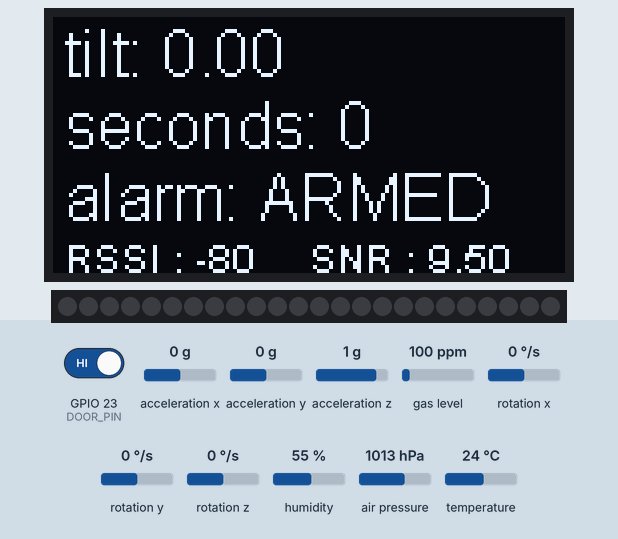
A sketch run on a simulated ESP32. Parts: 128×64 one-colour display, 24 RGB LEDs in strip order, left to right. Inputs (shaded band) come from the test bench; at power-on: acceleration x 0 g, acceleration y 0 g, acceleration z 1 g, GPIO 23 (DOOR_PIN) HIGH, gas level 100 ppm, rotation x 0 °/s, rotation y 0 °/s, rotation z 0 °/s, humidity 55 %, air pressure 1013 hPa, temperature 24 °C. What the sketch prints to the serial monitor is not drawn.

Above: at 4.5 s.
4.6 s: acceleration x set to -1.4 g
At 15.9 s:
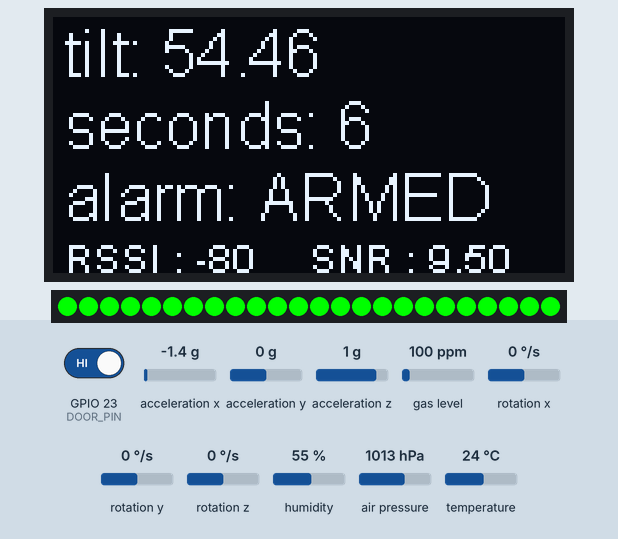
16.0 s: acceleration y set to -1.4 g
At 17.2 s:
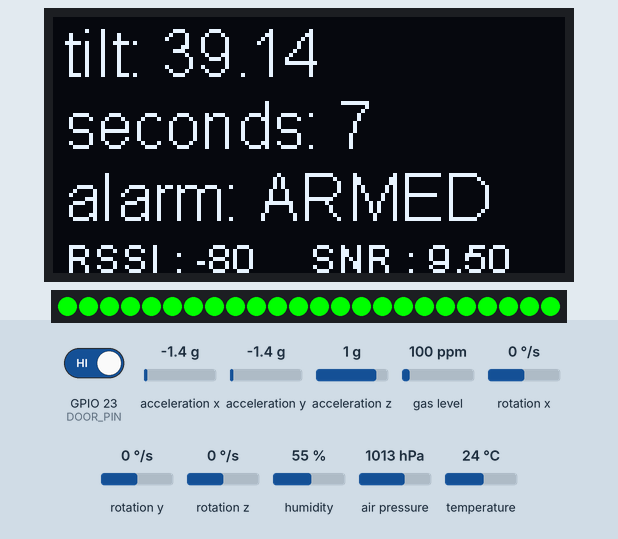
18.0 s: acceleration z set to -1.4 g
At 18.9 s:
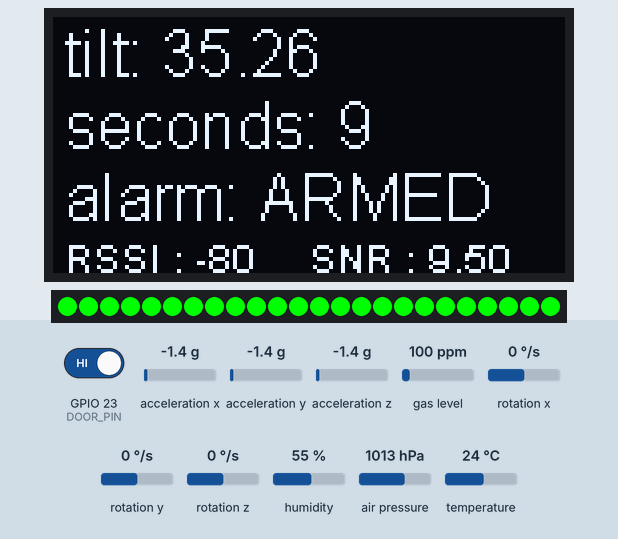
20.0 s: acceleration x set to 0 g
At 21.3 s:
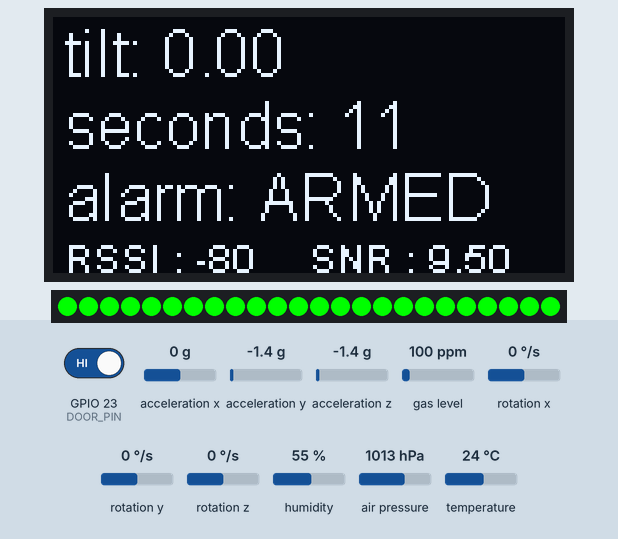
27.6 s: acceleration x set to -0.8 g
At 29.8 s:
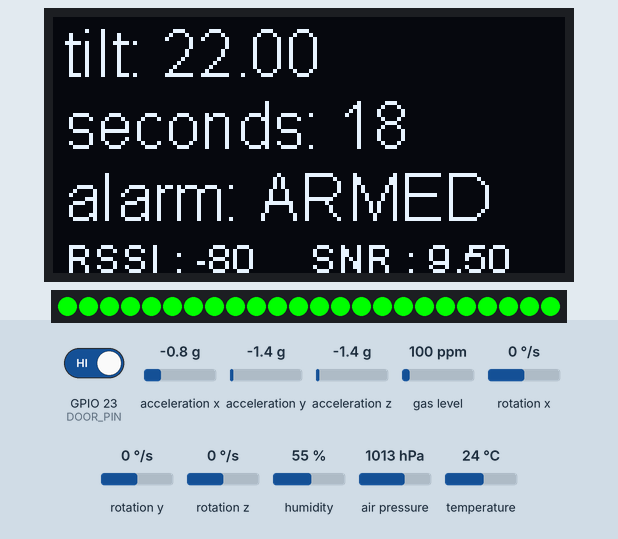
Timing chart, 0 to 31.3 s (numbered marks = the images above; inputs shaded):
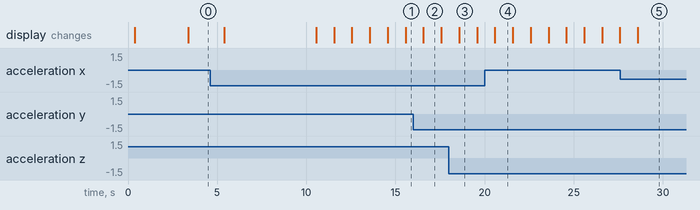

Measured:
- after the input at 4.6 s, the display: first changes after 0.79 s (image 1 shows a later state)
- what the display in image 2 shows lasts 1.0 s, from 16.6 s to 17.6 s

The sketch:

downstairs_sender.ino
```cpp
/*
  downstairs sender

  detects mailbox tilt, temperature, air pressure, sends to upstairs
  recieves LED commands

*/

// Board: Heltec WiFi LoRa 32(V2)
// pinout https://github.com/Heltec-Aaron-Lee/WiFi_Kit_series/blob/master/PinoutDiagram/WIFI_LoRa_32_V2.pdf

#include <Wire.h>
//https://heltec-automation-docs.readthedocs.io/en/latest/esp32/quick_start.html
#include "heltec.h"


#include "FastLED.h"

#include <MPU6050_tockn.h>
#include "Adafruit_BME680.h"


//timing:
unsigned long lastSendTime = 0;        // last send time
unsigned long lastSecond = 0;        // use for second ticker

unsigned long  interval_ms = (unsigned long)5050L;          // interval between sends

unsigned long mail_seconds = 0; // seconds since mail indicator was lit
float mail_timeout_hrs = 10; // time out mail indicator after this many hours lit
int mail_delay_sec = 0;    // Light mail indicator after this many seconds
int mail_open_seconds = 0;  // open mailbox this many seconds before starting mail count.
#define MAIL_OPEN_SECONDS (5)  // open mailbox this many seconds before starting mail count.
float tilt_thresh_deg = 10.0; // tilt more than this to trigger mail sensor


// Pinout:
// FastLED data out
#define NEOPIXEL_PIN 13
//#define NEOPIXEL_PIN 0

// Put all I2C hardware on this bus.
#define PIN_SDA 4
#define PIN_SCL 15
// turn on this pin to enable 3.3 VEXT
#define VEXT_PIN 21
#define DOOR_PIN 23


//fastled
#define NUM_LEDS 24
CRGB leds[NUM_LEDS];


#define SEALEVELPRESSURE_HPA (1013.25)
//   Adafruit_BME680 (TwoWire *theWire=&Wire)
Adafruit_BME680 bme; // I2C

// MPU6050 9-dof sensor to get mailbox tilt
MPU6050 mpu6050(Wire);


// opcodes: temperature, angle x, barometric pressure, LED
// do gas after temp so max time to cool down?
#define TEMP_OP 0
#define BARO_OP 1
#define GASR_OP 2
#define HUMID_OP 3
#define MAIL_OP 4
#define ANGY_OP 5
#define SHAKE_OP 6
#define DOOR_OP 7

// for stater machine, cycle through sending op codes
int state = 0;
#define MAX_STATE 8


// LOra stuff
#define BAND    433E6  //you can set band here directly,e.g. 868E6,915E6

#define PACKET_BYTES 32
char lora_str[PACKET_BYTES];

String outgoing;              // outgoing message


byte localAddress = 0xBB;     // address of this device
byte destAddress = 0xFD;      // destination to send to


float max_shake = 0.;  // maximum mag acceleration since we last checked
float angle; // last detected y tilt

// set when garage door is open
int door_flag = 0;

void setup()
{
  char buff[PACKET_BYTES];

  //WIFI Kit series V1 not support Vext control
  Heltec.begin(true /*DisplayEnable Enable*/, true /*Heltec.LoRa Enable*/, true /*Serial Enable*/, true /*PABOOST Enable*/, BAND /*long BAND*/);

  // Turn on VEXT
  pinMode(VEXT_PIN, OUTPUT);
  digitalWrite(VEXT_PIN, LOW);


  // set up door sensor input
  pinMode(DOOR_PIN, INPUT_PULLUP);


  snprintf(buff, PACKET_BYTES, "addr:02x%, dest:%02x", localAddress, destAddress);
  Serial.println("downstairs:" + String(buff));


  Heltec.display->init();
  Heltec.display->flipScreenVertically();
  Heltec.display->setFont(ArialMT_Plain_16);
  Heltec.display->drawString(0, 0, "downstairs" );
  Heltec.display->drawString(0, 20, buff );
  Heltec.display->display();

  mpu6050.begin();
  mpu6050.calcGyroOffsets(true);

  if (!bme.begin()) {
    Serial.println("Could not find a valid BME680 sensor, check wiring!");
    //while (1);
  }


  // Set up oversampling and filter initialization
  bme.setTemperatureOversampling(BME680_OS_8X);
  bme.setHumidityOversampling(BME680_OS_2X);
  bme.setPressureOversampling(BME680_OS_4X);
  bme.setIIRFilterSize(BME680_FILTER_SIZE_3);
  bme.setGasHeater(320, 150); // 320*C for 150 ms


  FastLED.addLeds<NEOPIXEL, NEOPIXEL_PIN>(leds, NUM_LEDS);
  // turn off if on
  set_rgb(0,   0, 0);


}

void set_rgb(byte r, byte g, byte b) {
  int i = 0;
  for (i = 0;  i < NUM_LEDS; i++) {
    /*
        if (i < 4) {
          leds[i].setRGB(r, g, b);
        } else {
          leds[i].setRGB(0, 0, 0);

        }
    */
    leds[i].setRGB(r, g, b);

  }
  FastLED.show();
}

void send_next_msg() {
  Serial.print("sending state ");
  Serial.println(state);

  switch (state) {

    case TEMP_OP:
      if (! bme.performReading()) {
        Serial.println("Error reading BME");
        snprintf(lora_str, PACKET_BYTES, "temp: ERR" );
      }
      else {
        snprintf(lora_str, PACKET_BYTES, "temp: %4.1f", bme.temperature - 3.0 );
      }
      break;

    case ANGY_OP:


      snprintf(lora_str, PACKET_BYTES, "angy: % 5.2f", angle);
      break;

    case MAIL_OP:
      snprintf(lora_str, PACKET_BYTES, "mail: %5d", mail_seconds);
      break;


    case  BARO_OP:
      if (! bme.performReading()) {
        Serial.println("Error reading BME");
        snprintf(lora_str, PACKET_BYTES, "baro: ERR");
      }
      else {
        snprintf(lora_str, PACKET_BYTES, "baro: % 5.2f", bme.pressure / 100.0);
      }
      break;

    case  GASR_OP:
      if (! bme.performReading()) {
        Serial.println("Error reading BME GAS");
        snprintf(lora_str, PACKET_BYTES, "gasr: ERR");

      }
      else {
        snprintf(lora_str, PACKET_BYTES, "gasr: % 7.2f", bme.gas_resistance / 1000.0);
      }
      break;

    case  HUMID_OP:
      if (! bme.performReading()) {
        Serial.println("Error reading BME humid");
        snprintf(lora_str, PACKET_BYTES, "humid: ERR");
      } else {
        snprintf(lora_str, PACKET_BYTES, "humid: % 7.2f", bme.humidity );
      }
      break;

    case  SHAKE_OP:
      snprintf(lora_str, PACKET_BYTES, "shake: % 5.3f", max_shake);
      max_shake = 0;
      break;

    case  DOOR_OP:
      snprintf(lora_str, PACKET_BYTES, "door: %1d", door_flag);
      break;

    default:
      Serial.println("Unknown state!");
      break;
  }

  sendMessage(String(lora_str));
  Serial.print("Sending ");
  Serial.println(lora_str);

  ++state;
  if (state >= MAX_STATE) {
    state = 0;
  }
  Serial.print("sent, nect state ");
  Serial.println(state);
}

void loop()
{

  // fixed 24 feb 2020, forgot unsigned!
  unsigned long now = (unsigned long) millis();

  if ( (now - lastSendTime) > (unsigned long) interval_ms) {
    send_next_msg();
    lastSendTime = (unsigned long) millis();            // timestamp the message
  }

  if (now - lastSecond > (unsigned long) 1000) {

    mpu6050.update();
    angle = mpu6050.getAccAngleY();


    if (abs(angle) > tilt_thresh_deg) {
      ++mail_open_seconds;
      if (mail_open_seconds > MAIL_OPEN_SECONDS) {
        // start counting
        ++mail_seconds;
      }
    }
    else {
      mail_open_seconds = 0;
      if (mail_seconds) {
        ++mail_seconds;
      }

    }

    //Serial.print("mail_open_seconds ");
    //Serial.println(mail_open_seconds);


    if (digitalRead(DOOR_PIN) == HIGH) {
      door_flag = 1;

    }
    else {
      door_flag = 0;

    }

    //Serial.print("Door flag:");
    //Serial.println(door_flag);

    update_display();
    lastSecond = now;
  }


  if (mail_seconds > (long int) 3600 * mail_timeout_hrs) {
    mail_seconds = 0;
    mail_open_seconds = 0;
    set_rgb(0, 0, 0);
  }
  if (mail_seconds > mail_delay_sec) {
    set_rgb(0, 0xFF, 0);
  }
  else {
    set_rgb(0, 0, 0);

  }
  delay(1);


  // parse for a packet, and call onReceive with the result:
  onReceive(LoRa.parsePacket());
  get_shake();
  digitalWrite(LED, LOW);   // turn the LED on (HIGH is the voltage level)

}


void get_shake() {
  float acc = 0;
  mpu6050.update();
  float comp = mpu6050.getAccX();
  acc = comp * comp;
  comp = mpu6050.getAccY();
  acc += comp * comp;
  comp = mpu6050.getAccZ();
  acc += comp * comp;

  acc = sqrt(acc);
  if (acc > max_shake) {
    max_shake = acc;
  }
}

void sendMessage(String outgoing)
{
  digitalWrite(LED, HIGH);   // turn the LED on (HIGH is the voltage level)
  LoRa.beginPacket();
  LoRa.setTxPower(20, RF_PACONFIG_PASELECT_PABOOST);
  // start packet
  LoRa.write(destAddress);              // add destination address
  LoRa.write(localAddress);             // add sender address
  LoRa.write(0xAA);                 // add message ID
  LoRa.write(outgoing.length());        // add payload length
  LoRa.print(outgoing);                 // add payload
  LoRa.endPacket();                     // finish packet and send it
}

void onReceive(int packetSize)
{
  if (packetSize == 0) return;          // if there's no packet, return

  // read packet header bytes:
  int recipient = LoRa.read();          // recipient address
  byte sender = LoRa.read();            // sender address
  byte incomingMsgId = LoRa.read();     // incoming msg ID
  byte incomingLength = LoRa.read();    // incoming msg length

  String incoming = "";

  while (LoRa.available())
  {
    incoming += (char)LoRa.read();
  }

  if (incomingLength != incoming.length())
  { // check length for error
    Serial.println("error: message length does not match length");
    return;                             // skip rest of function
  }

  // if the recipient isn't this device or broadcast,
  if (recipient != localAddress && recipient != 0xFF) {
    Serial.println("This message is not for me.");
    return;                             // skip rest of function
  }

  // if message is for this device, or broadcast, print details:
  Serial.println("Received from : 0x" + String(sender, HEX));
  Serial.println("Sent to : 0x" + String(recipient, HEX));
  Serial.println("Message ID : " + String(incomingMsgId));
  Serial.println("Message length : " + String(incomingLength));
  Serial.println("Message : " + incoming);
  parse_lora_cmd(incoming);
  Serial.println("RSSI : " + String(LoRa.packetRssi()));
  Serial.println("Snr : " + String(LoRa.packetSnr()));
  Serial.println();
}


void parse_lora_cmd(String in) {
  int r, g, b;
  int tempi;
  in.toCharArray(lora_str, PACKET_BYTES);

  //Serial.println("parsing: " + in);
  if (sscanf(lora_str, "disp: %i", &tempi)) {
    /*
      Serial.print("got LoRa disp command: ");
      Serial.println(lora_str);
      Serial.println(tempi);
    */
    if (tempi) {
      Heltec.display->displayOn();
    }

    else {
      Heltec.display->displayOff();
    }
  }


  else if (sscanf(lora_str, "rgb: %i %i %i", &r, &g, &b) == 3) {
    /*
      Serial.print("got LoRa rgb command n=");
         Serial.println("r " + String(r));
      Serial.println("g " + String(g));
      Serial.println("b " + String(b));
      Serial.println(lora_str);
    */
    set_rgb(r, g, b);
  }

}

void update_display() {

  Heltec.display->clear();
  Heltec.display->setFont(ArialMT_Plain_16);
  Heltec.display->drawString(3, 0, "tilt: " + String(angle));
  //Heltec.display->drawString(3, 0, "shake: " + String(max_shake));
  Heltec.display->drawString(3, 18, "seconds: " + String(mail_seconds));
  Serial.print("mail_seconds ");
  Serial.println(mail_seconds);

  Heltec.display->drawString(3, 36, "alarm: ARMED");
  Heltec.display->setFont(ArialMT_Plain_10);
  Heltec.display->drawString(3, 54, String("RSSI : " + String(LoRa.packetRssi())));
  Heltec.display->drawString(Heltec.display->getWidth() / 2, 54, String("SNR : " + String(LoRa.packetSnr())));
  Heltec.display->display();

}
```
